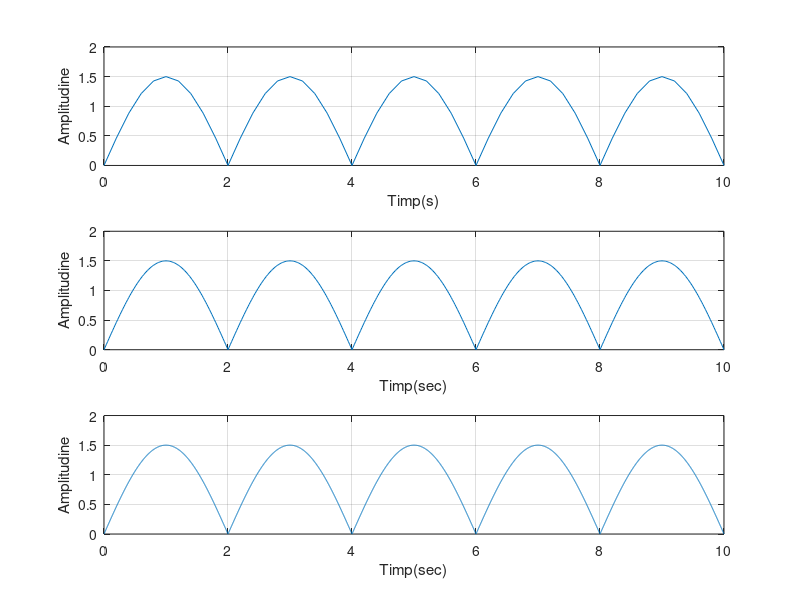

This chart was generated by the following MATLAB code:

t1=0:0.2:10;                   
s1=abs(1.5*sin(2*pi*0.25*t1)); 
subplot(3,1,1)
plot(t1,s1),grid
xlabel('Timp(s)')
ylabel('Amplitudine')

t2=0:0.02:10;
s2=abs(1.5*sin(2*pi*0.25*t2));
subplot(3,1,2)
plot(t2,s2),grid
xlabel('Timp(sec)')
ylabel('Amplitudine')

t3=0:0.002:10;
s3=abs(1.5*sin(2*pi*0.25*t3));
subplot(3,1,3)
plot(t3,s3),grid
xlabel('Timp(sec)')
ylabel('Amplitudine')


    